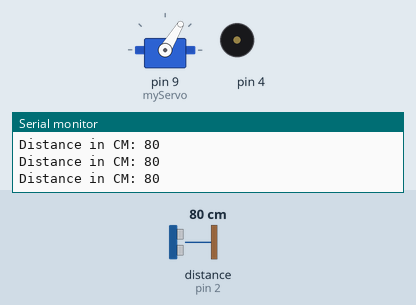
Bench run of a sketch on a simulated Arduino Uno, built with avr-gcc and run on an emulated ATmega328P. On the bench: servo, buzzer (waves = sounding), the last lines printed to the serial monitor. Wiring (inferred from the names in the program): ultrasonic range finder: trigger pin 3; echo pin 2. The inputs (shaded band) are chosen by the test bench; at power-on: distance to the obstacle (sensor on pin 2) 80 cm. The echo pulse lasts 58.3 µs per cm.

Above: at 1.2 s.
1.3 s: distance to the obstacle (sensor on pin 2) set to 2 cm
At 1.9 s:
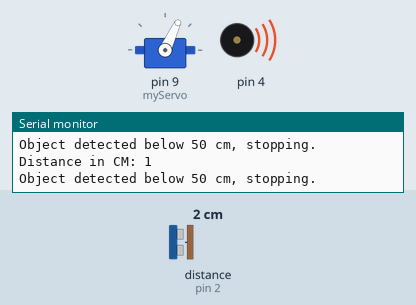
2.8 s: distance to the obstacle (sensor on pin 2) set to 60 cm
At 5.26 s:
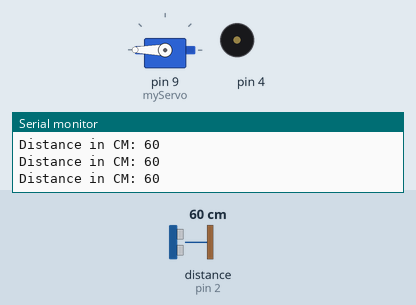
5.8 s: distance to the obstacle (sensor on pin 2) set to 4 cm
At 6.9 s:
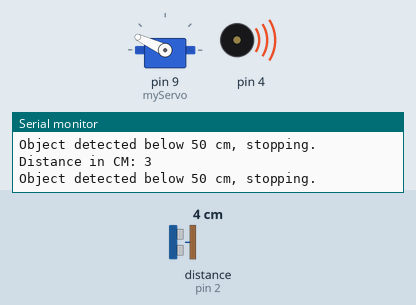
7.3 s: distance to the obstacle (sensor on pin 2) set to 299 cm
At 8.4 s:
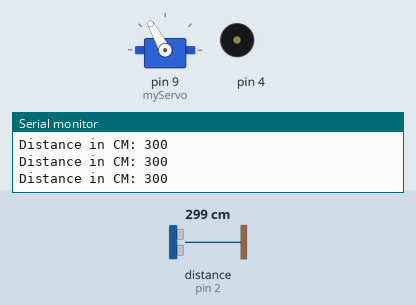
10.3 s: distance to the obstacle (sensor on pin 2) set to 9 cm
At 11.3 s:
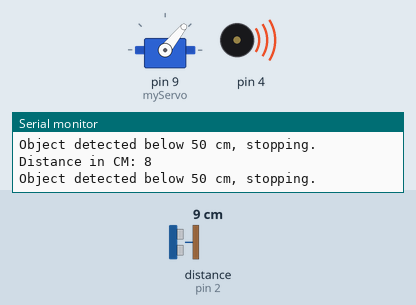
11.8 s: distance to the obstacle (sensor on pin 2) set to 120 cm
At 13.01 s:
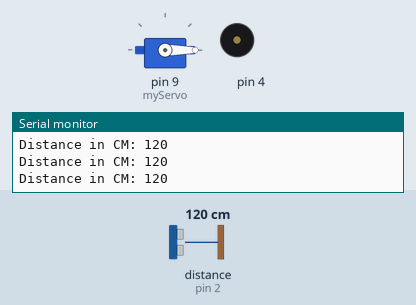
Timing chart, 0 to 15.8 s (numbered marks = the images above; inputs shaded):
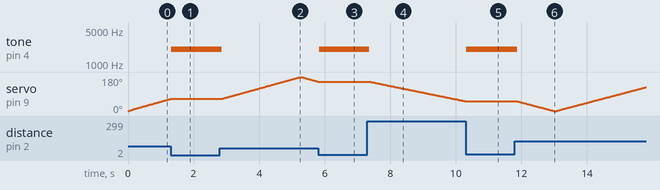

The sketch:

Functional_Radar.ino
```cpp
#include <Servo.h>

#define PIN_TRIG 3
#define PIN_ECHO 2

Servo myServo;
int pos = 0;
bool movingForward = true;
bool objectDetected = false;

void setup() {
  Serial.begin(9600);
  pinMode(PIN_TRIG, OUTPUT);
  pinMode(PIN_ECHO, INPUT);
  myServo.attach(9);
  pinMode(4, OUTPUT);
}

void loop() {
  if (!objectDetected) {
    if (movingForward) {

      for (; pos <= 180; pos++) {
        myServo.write(pos);
        delay(10);
        if (checkDistance()) {
          objectDetected = true;
          break;
        }
      }
      if (!objectDetected) {
        movingForward = false;
      }
    } else {

      for (; pos >= 0; pos--) {
        myServo.write(pos);
        delay(10);
        if (checkDistance()) {
          objectDetected = true;
          break;
        }
      }
      if (!objectDetected) {
        movingForward = true;
      }
    }
  } else {

    if (!checkDistance()) {
      objectDetected = false;
      noTone(4);
    }
  }
}

bool checkDistance() {
  digitalWrite(PIN_TRIG, HIGH);
  delayMicroseconds(10);
  digitalWrite(PIN_TRIG, LOW);
  int duration = pulseIn(PIN_ECHO, HIGH);
  int dist = duration / 58;

  Serial.print("Distance in CM: ");
  Serial.println(dist);

  if (dist < 50 && dist != 0) {
    tone(4, 2000);
    Serial.println("Object detected below 50 cm, stopping.");
    return true;
  }
  return false;
}
```

Measured:
- after the input at 1.3 s, tone on pin 4: silent → 2000 Hz at once; servo on pin 9 (myServo): goes on until 1.3 s, then stays 65°
- after the input at 2.8 s, tone on pin 4: 2000 Hz → silent after 0.05 s; servo on pin 9 (myServo): rises from 65° to 180° in 2.4 s, then falls to 156° in 0.54 s
- after the input at 5.8 s, tone on pin 4: silent → 2000 Hz at once; servo on pin 9 (myServo): goes on until 5.8 s, then stays 155°
- after the input at 7.3 s, tone on pin 4: 2000 Hz → silent after 0.06 s; servo on pin 9 (myServo): moves from 155° to 52° over 2.9 s, starting after 0.09 s
- after the input at 10.3 s, tone on pin 4: silent → 2000 Hz at once; servo on pin 9 (myServo): goes on until 10.3 s, then stays 51°
- after the input at 11.8 s, tone on pin 4: 2000 Hz → silent after 0.08 s
